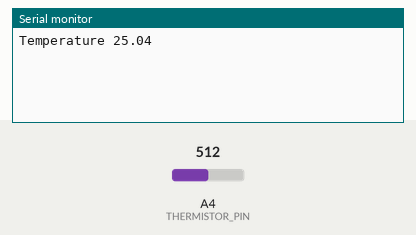
The sketch below on a simulated Arduino Uno, built with avr-gcc and run on an emulated ATmega328P. On the bench: the last lines printed to the serial monitor. The inputs (shaded band) are chosen by the test bench; at power-on: A4 (THERMISTOR_PIN) = 512.

Above: at 1.2 s.
1.3 s: A4 (THERMISTOR_PIN) set to 716
At 1.3 s:
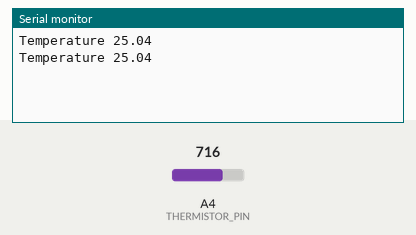
2.8 s: A4 (THERMISTOR_PIN) set to 900
At 4.3 s:
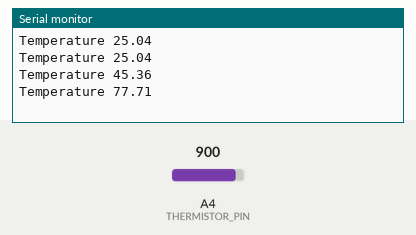
Timing chart, 0 to 5.8 s (numbered marks = the images above; inputs shaded):
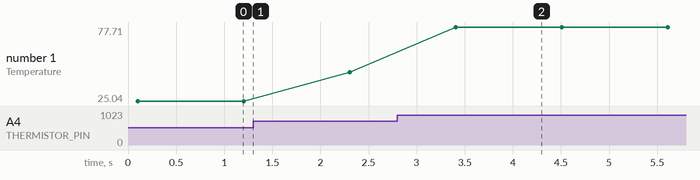

Measured:
- after the input at 2.8 s, the serial monitor: prints a new line after 0.61 s (image 2)
- plotted number 1: 25.04 → 45.36 after the input at 1.3 s, 45.36 → 77.71 after the input at 2.8 s

The sketch:

lesson_03_thermo_sensor.ino
```cpp
#define SERIES_RESISTOR 100000
#define THERMISTOR_PIN A4
#define SAMPLES_CNT    5.0

#define T0    298.15
#define B     3950
#define R0    100000
#define TEMP_DIFF 273.15

void setup(void) {
  Serial.begin(9600);
}

int adc_reading = 0;
float average_reading = 0;
float resistance = 0;

void loop(void) {
  // накапливаем отсчеты АЦП для усреднения
  for (int i = 0; i < SAMPLES_CNT; i++) {
    adc_reading += analogRead(THERMISTOR_PIN);
    delay(20);
  }

  average_reading = adc_reading / SAMPLES_CNT;
  adc_reading = 0;

  // преобразуем полученные значения в сопротивление
  resistance = SERIES_RESISTOR * (1023.0 / average_reading - 1);

  // получаем температуру в кельвинах
  float kelvin = (T0 * B) / (B + T0 * log(resistance / R0));

  // преобразуем в градусы по цельсию
  kelvin -= TEMP_DIFF;
  Serial.print("Temperature ");
  Serial.println(kelvin);

  delay(1000);
}
```
